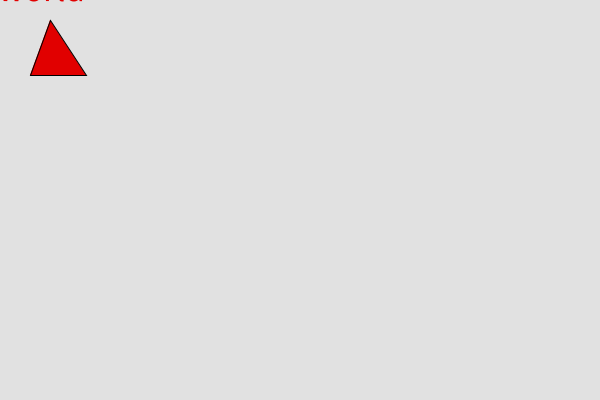
Frame 1 (no input)
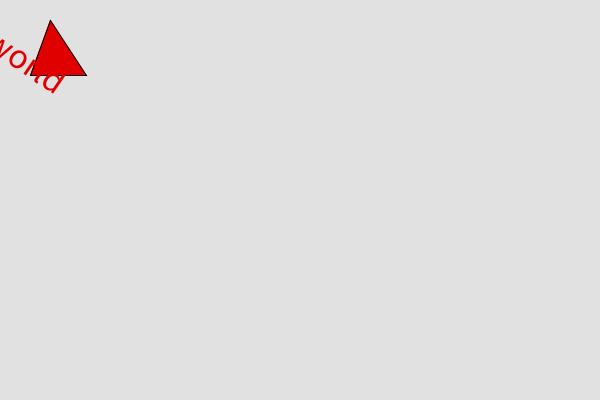
Frame 60 (the mouse pressed at the canvas centre just before this capture)
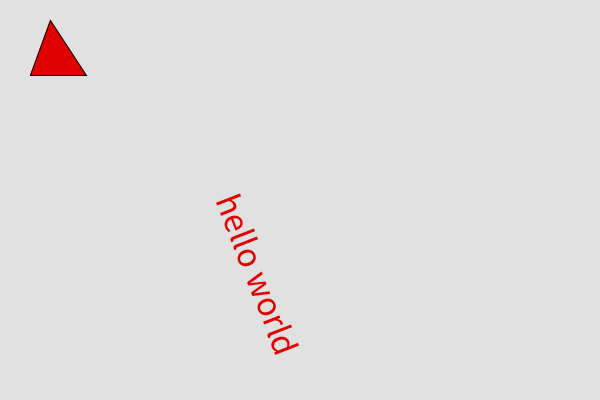
Frame 120 (the mouse held since frame 60 and released just before this capture)

The Processing sketch that drew these frames (run headless with seeded random() and noise(); from frame 60 on, the mouse is pressed at the canvas centre):

// Processing sketch: helloworld
// ── helloworld.pde
void setup() {
  size(600, 400);
}

void draw() {
  background(225);
  fill(225, 0, 0);
  triangle(30, 75, 50, 20, 86, 75);
  String message="hello world";
  textSize(36);
    float textW=textWidth(message);
  translate(mouseX-textW/2, mouseY);
  rotate(frameCount*0.01);
  text(message, 0, 0);
}
